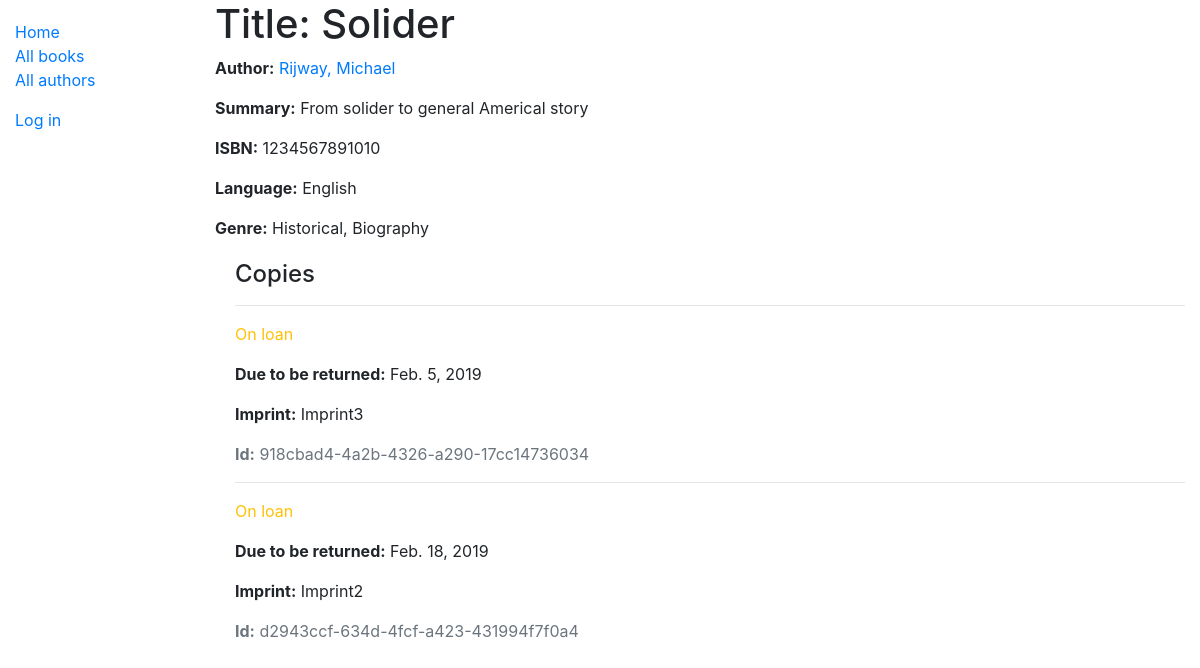
/catalog/book/3, run on the app's committed database.
### catalog/models.py (models this page shows, shortened)
class Book(models.Model):
    title = models.CharField(max_length=200)
    author = models.ForeignKey('Author', on_delete=models.SET_NULL, null=True)
    summary = models.TextField(max_length=1000, help_text='Enter a brief description of the book')
    isbn = models.CharField(
        'ISBN',
        max_length=13,
        help_text='13 Character <a href="https://www.isbn-international.org/content/what-isbn">ISBN number</a>'
    )
    genre = models.ManyToManyField('Genre', help_text='Select a genre for this book')
    language = models.ForeignKey('Language', on_delete=models.SET_NULL, null=True)
    def display_genre(self):
        return ', '.join(genre.name for genre in self.genre.all()[:3])
    class Meta:
        ordering = ['title','author']
        permissions = (
            ("can_edit_books", "Create, update, delete"),
        )
    display_genre.short_description = 'Genre'

class Author(models.Model):
    first_name = models.CharField(max_length=100)
    last_name = models.CharField(max_length=100)
    date_of_birth = models.DateField(blank=True, null=True)
    date_of_death = models.DateField('Died', blank=True, null=True)
    def get_absolute_url(self):
        return reverse('author-detail', args=[str(self.id)])
    class Meta:
        ordering=['last_name','first_name']
        permissions = (
            ("can_edit_authors", "Create, update, delete"),
        )
    def __str__(self):
        return f'{self.last_name}, {self.first_name}'

class Language(models.Model):
    name = models.CharField(max_length=200, help_text="Enter a language name (e.g. English)")
    def __str__(self):
        return self.name

class Genre(models.Model):
    name = models.CharField(max_length=200, help_text="Enter a book genre (e.g. Science Fiction)")
    def __str__(self):
        return self.name

class BookInstance(models.Model):
    id = models.UUIDField(
        primary_key=True,
        default=uuid.uuid4,
        help_text='Unique ID for this particular book across whole library'
    )
    book = models.ForeignKey(Book, on_delete=models.SET_NULL, null=True)
    imprint = models.CharField(max_length=200)
    due_back = models.DateField(blank=True, null=True)
    LOAN_STATUS =  (
        ('m', 'Maintenance'),
        ('o', 'On loan'),
        ('a', 'Available'),
        ('r', 'Reserved'),
    )
    status = models.CharField(
        max_length=1,
        choices=LOAN_STATUS,
        blank=True,
        default='m',
        help_text='Book avilability'
    )
    borrower = models.ForeignKey(User, on_delete=models.SET_NULL, null=True, blank=True)
    class Meta:
        ordering = ['due_back']
        permissions = (
            ("can_mark_returned", "Set book as returned"),
            ("can_renew", "Set renewal date"),
        )

### catalog/views.py (the view)
# urls.py: path('book/<int:pk>', views.BookDetailView.as_view(), name='book-detail'),
class BookDetailView(generic.DetailView):
    model = Book

### catalog/templates/catalog/book_detail.html (shortened to what this page needs)
{% extends "base_generic.html" %}
{% block content %}
  <h1>Title: {{ book.title }}</h1>
  <p><strong>Author:</strong> <a href="{{ book.author.get_absolute_url }}">{{ book.author }}</a></p>
  <p><strong>Summary:</strong> {{ book.summary }}</p>
  <p><strong>ISBN:</strong> {{ book.isbn }}</p>
  <p><strong>Language:</strong> {{ book.language }}</p>
  <p><strong>Genre:</strong> {% for genre in book.genre.all %} {{ genre }}{% if not forloop.last %}, {% endif %}{% endfor %}</p>
  <div style="margin-left:20px;margin-top:20px">
    <h4>Copies</h4>
    {% for copy in book.bookinstance_set.all %}
      <hr>
      <p class="{% if copy.status == 'a' %}text-success{% elif copy.status == 'm' %}text-danger{% else %}text-warning{% endif %}">{{ copy.get_status_display }}</p>
      {% if copy.status != 'a' %}
        <p><strong>Due to be returned:</strong> {{copy.due_back}}</p>
      {% endif %}
      <p><strong>Imprint:</strong> {{copy.imprint}}</p>
      <p class="text-muted"><strong>Id:</strong> {{copy.id}}</p>
    {% endfor %}
  </div>
{% endblock %}

### data on the page
Book: title "Solider", author "Rijway, Michael", summary "From solider to general Americal story", isbn "1234567891010", language "English"
Genre: name "Historical"
Genre: name "Biography"
BookInstance: status "On loan", due_back "Feb. 5, 2019", imprint "Imprint3", id "918cbad4-4a2b-4326-a290-17cc14736034"
BookInstance: status "On loan", due_back "Feb. 18, 2019", imprint "Imprint2", id "d2943ccf-634d-4fcf-a423-431994f7f0a4"
